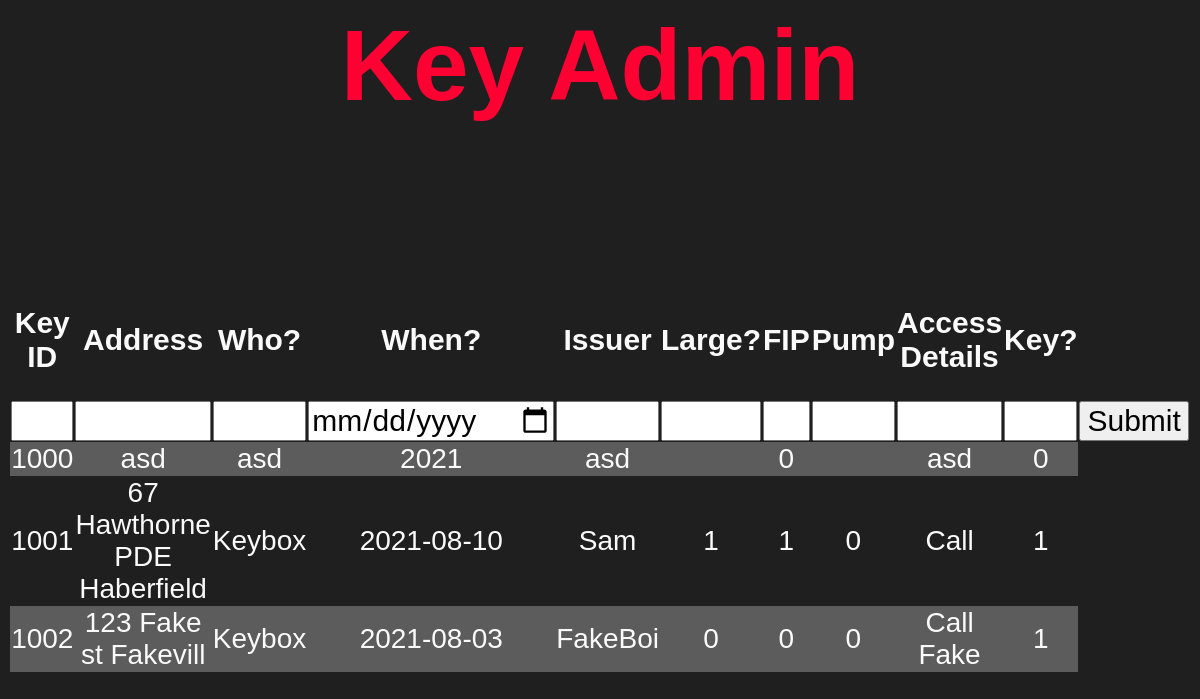
Before: /dataEntry.php with the older database file.
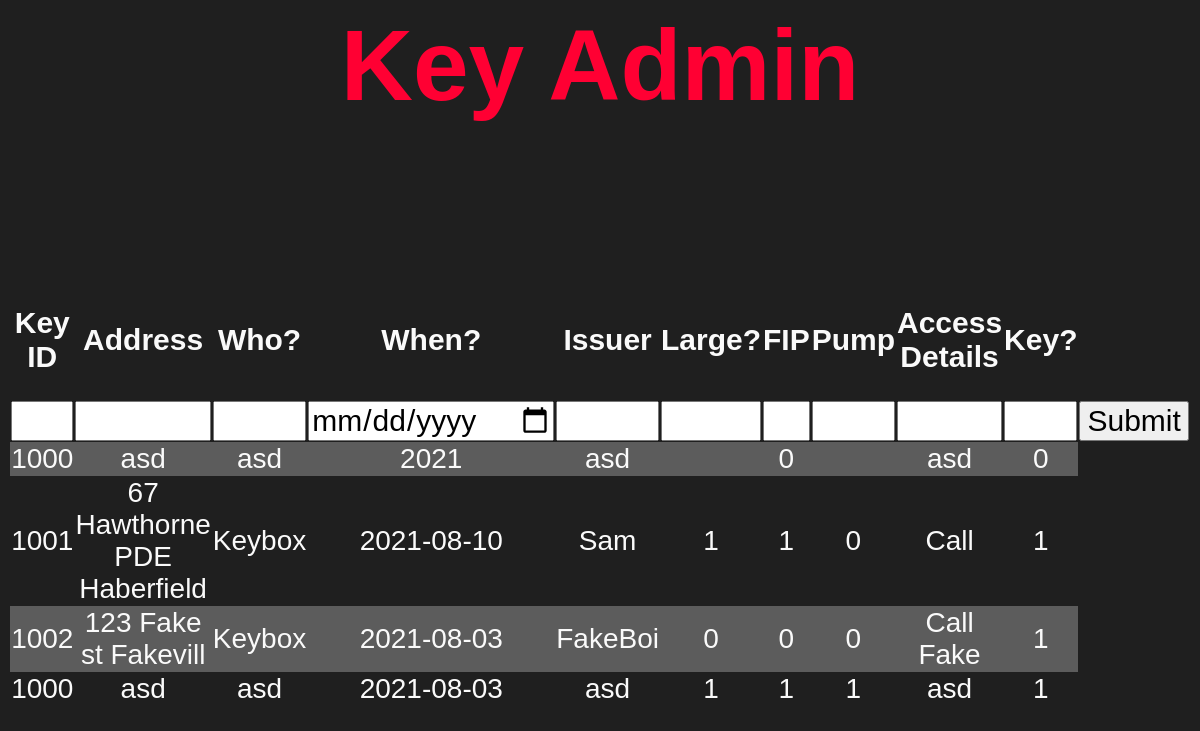
After: the same page with the newer database file.
### tables this page shows
CREATE TABLE "keys" (
	"id_number"	INTEGER,
	"address"	TEXT,
	"key_holder"	TEXT,
	"date_of_issue"	TEXT,
	"key_provider"	TEXT,
	"large"	INTEGER,
	"fip"	INTEGER,
	"pump"	INTEGER,
	"access"	TEXT,
	"is_key"	INTEGER,
	"unique"	INTEGER,
	PRIMARY KEY("unique" AUTOINCREMENT)
);

### dataEntry.php (the view, shortened to what this page needs)
<html>
<head>
</head>
<h1>
    Key Admin
</h1>
<pre>
</pre>
<body>
<table>
    <tr>
        <td><h2>Key ID</h2></td>
        <td><h2>Address</h2></td>
        <td><h2>Who?</h2></td>
        <td><h2>When?</h2></td>
        <td><h2>Issuer</h2></td>
        <td><h2>Large?</h2></td>
        <td class="fip"><h2>FIP</h2></td>
        <td><h2>Pump</h2></td>
        <td><h2>Access Details</h2></td>
        <td><h2>Key?</h2></td>
    </tr>
        <form action="dataEntry.php" method="post">
            <tr>
                <td><input type="number" name="id_number"></td>
                <td><input type="text" name="address"></td>
                <td><input type="text" name="key_holder"></td>
                <td><input type="date" name="date_of_issue"></td>
                <td><input type="text" name="key_provider"></td>
                <td><input type="number" name="large"></td>
                <td><input type="number" name="fip"></td>
                <td><input type="number" name="pump"></td>
                <td><input type="text" name="access"></td>
                <td><input type="number" name="is_key"></td>
                <td><input type="submit" value="Submit" name="submit"></td>
            </tr>
        </form>
<?php
$pdo = new PDO('sqlite:keys.db');
$statement = $pdo->query("SELECT * from keys");
$keys = $statement->fetchAll(PDO::FETCH_ASSOC);
foreach ($keys as $row => $key) {
    echo "<tr><h3>";
    echo "<td>" . $key['id_number'] . "</td>";
    echo "<td>" . $key['address'] . "</td>";
    echo "<td>" . $key['key_holder'] . "</td>";
    echo "<td>" . $key['date_of_issue'] . "</td>";
    echo "<td>" . $key['key_provider'] . "</td>";
    echo "<td>" . $key['large'] . "</td>";
    echo "<td>" . $key['fip'] . "</td>";
    echo "<td>" . $key['pump'] . "</td>";
    echo "<td>" . $key['access'] . "</td>";
    echo "<td>" . $key['is_key'] . "</td>";
    echo "</h3></tr>";
}
echo "</table>";
?>
</body>
</html>

### dataEntry.php (style rules this page uses)
body { font-family: Century Gothic, CenturyGothic, AppleGothic, sans-serif; background: #1f1f1f; color: #fafafa; }
table, tr, td { border: none; border-collapse: collapse; }
tr:nth-child(even) { background-color: #5c5c5c; }
table { width: 90%; margin: 100px auto; text-align: center; }
tr { height: 30px; font-size: 23px; }
td { font-size: 28px; }
td.fip { width: 75px; }
h1 { font-size: 100px; text-align: center; color: #ff0033 }
h2 { font-size: 30px; }
h3 { font-size: 20px; }
input { font-size: 30px; resize: none; font-family: Century Gothic, CenturyGothic, AppleGothic, sans-serif; width: 100%; }

Changed rows visible on the page:
added keys: id_number "1000", address "asd", key_holder "asd", date_of_issue "2021-08-03", key_provider "asd", large "1", fip "1", pump "1", access "asd", is_key "1"
